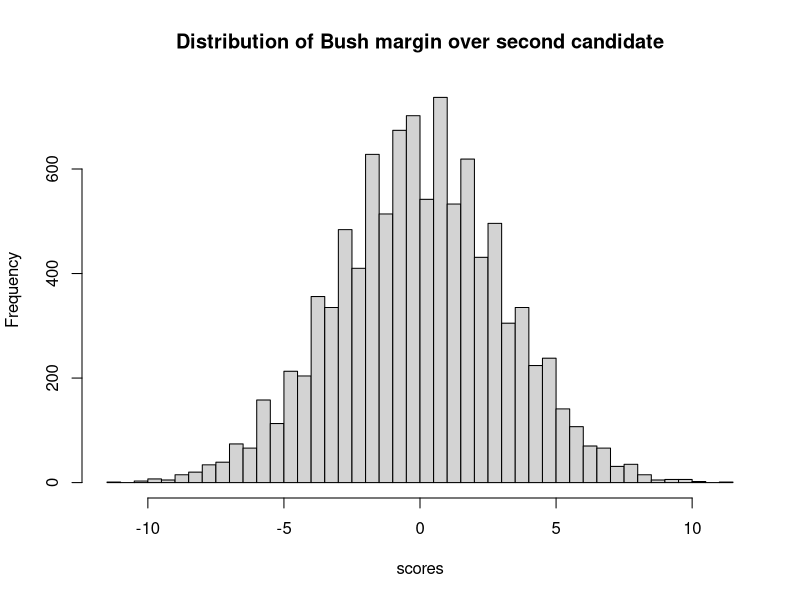

This figure's R source:
## ---- chunk 1
# Number of voters who expressed a preference.
n_voters <- 705

# Benchmark proportions.
bench_ps <- c(0.35, 0.35, 0.30)

# Set the number of trials.
n_trials <- 10000

# An empty array to store the trials.
scores <- numeric(n_trials)

# Do 10000 trials
for (i in 1:n_trials) {
    # Take a sample of 705 votes, with replacement.
    samp <- sample(c('Bush', 'Perot', 'Clinton'),
                   size=n_voters,
                   prob=bench_ps,
                   replace=TRUE)
    # Count the Bush voters, etc.
    n_bush <- sum(samp == 'Bush')
    n_perot <- sum(samp == 'Perot')
    n_clinton <- sum(samp == 'Clinton')
    # Join Perot & Clinton votes into a vector.
    others <- c(n_perot, n_clinton)
    # Find the larger of the other two.
    n_second <- max(others)
    # Find Bush's margin over 2nd.
    lead <- n_bush - n_second
    # Convert vote difference to percent lead.
    pct_lead <- lead / n_voters * 100
    # Store the result.
    scores[i] <- pct_lead
}

hist(scores, breaks=50,
     main='Distribution of Bush margin over second candidate')

# Compare to the observed margin in the sample of 705 corresponding to a 6.4
# percent margin by Bush over 2nd place finisher (rounded).
k <- sum(scores >= 6.4)
kk <- k / n_trials

message('Proportion of trials where Bush margin >= 6.4%: ', kk)
